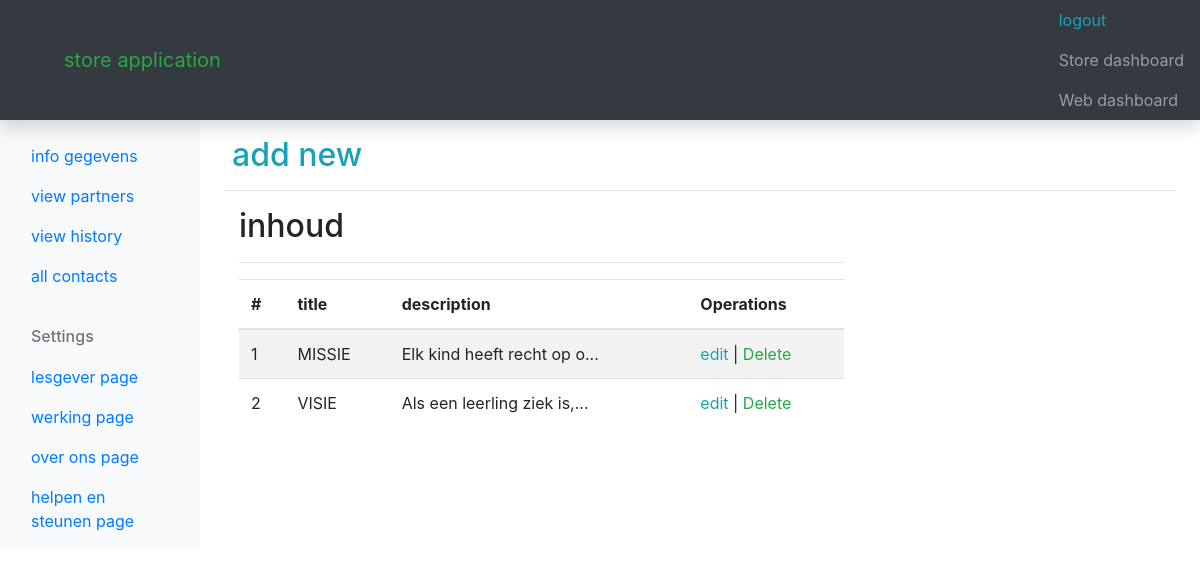
Page /adminweb/view-over.php (signed in) on the committed database.
### tables this page shows
CREATE TABLE IF NOT EXISTS `overons` (
  `id` int(11) NOT NULL AUTO_INCREMENT,
  `title` varchar(259) NOT NULL,
  `description` text NOT NULL,
  `pic` varchar(259) NOT NULL,
  `created` timestamp NOT NULL DEFAULT CURRENT_TIMESTAMP,
  PRIMARY KEY (`id`)
);

### adminweb/view-over.php (the view, shortened to what this page needs)
<?php
  include ('../includes/connect.php');
 include ('inc/header.php');
 include ('inc/navbar.php');
 ?>
    <main role="main" class="col-md-9 ml-sm-auto col-lg-10 px-md-4">
      <div class="d-flex justify-content-between flex-wrap flex-md-nowrap align-items-center pt-3 pb-2 mb-3 border-bottom">
        <h1 class="h2">
            <a class="text-info p-2" href="add-over.php"> add new </a>
        </h1>
      </div>
   <div class="col-sm-8">
 <h2>  inhoud   </h2>
 <hr>
   <table class="table table-striped">
    <thead>
      <tr>
      <th>#</th>
      <th>title</th>
      <th> description</th>
      <th>Operations</th>
      </tr>
    </thead>
    <tbody>
    <?php
$sql = "SELECT * FROM overons ";
$result = $db->prepare($sql);
$result->execute();
$res = $result->fetchAll(PDO::FETCH_ASSOC);
 foreach ($res as $p) {
?>
                                <tr>
                                    <td> <?php echo $p['id']; ?></td>
                                    <td>  <?php echo $p['title']; ?></td>
                                    <td> <?php echo substr($p['description'], 0, 25); ?>...</td>
                                    <td>
                                    <a class="text-info" href="edit-over.php?edit_id=<?php echo $p['id'];?>">edit</a> |
                                    <a class="text-success" href="?delete_id=<?php echo $p['id'];  ?>">Delete</a></td>
                                </tr>
 <?php } ?>
    </tbody>
  </table>
   </div>
    </main>
    <?php include ('inc/footer.php'); ?>

### rows in the picture
overons: id "1", title "MISSIE", description "Elk kind heeft recht op o"
overons: id "2", title "VISIE", description "Als een leerling ziek is,"
